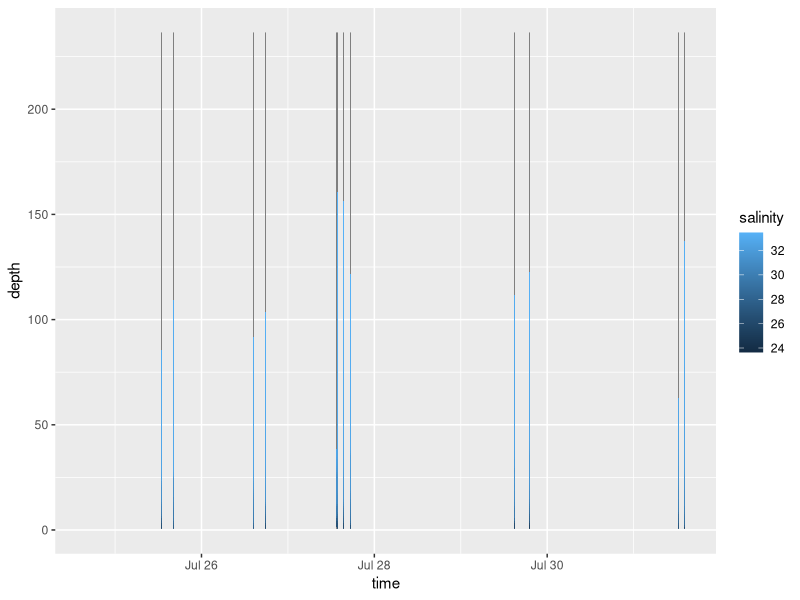
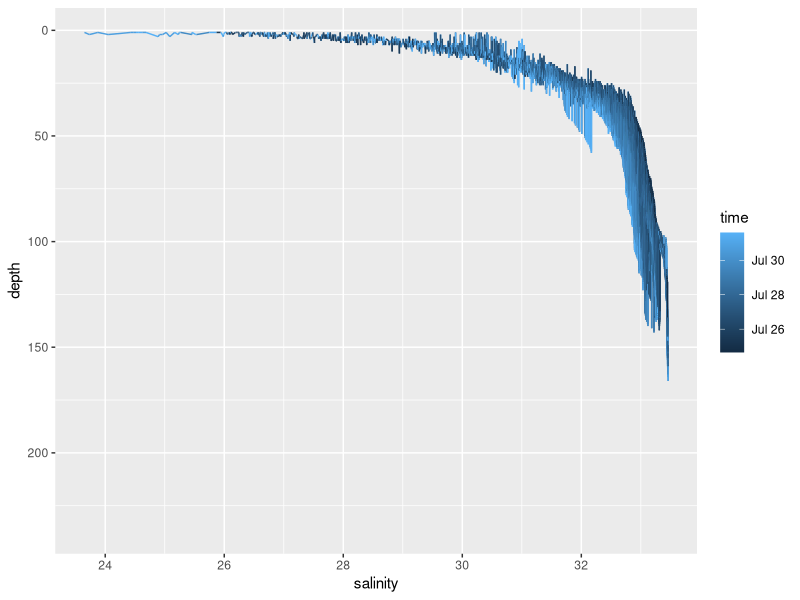
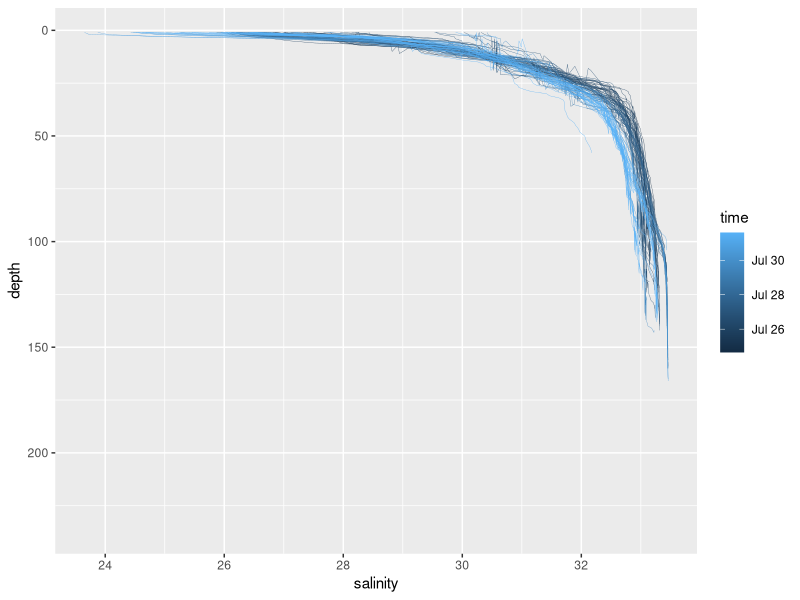

The R source for these figures, in order:
## ---- chunk 1
knitr::opts_chunk$set(echo = TRUE)
## ---- chunk 2
library(ncdf4)
library(dplyr)
library(tidyr)
library(ggplot2)
## ---- chunk 3
  nc <- nc_open("data/WG2013CTD.nc")
## ---- chunk 4
print(nc)
## ---- chunk 5
vars <- attributes(nc$var)$names
vars
## ---- chunk 6
dims <- attributes(nc$dim)$names
dims
## ---- chunk 7
salinity <- ncvar_get(nc, "sal")
time <- ncvar_get(nc, "time")
depth <- ncvar_get(nc, "z")
## ---- chunk 8
time <- as.POSIXct((time + 719529)*86400, origin = "1970-01-01", tz = "UTC")
## ---- chunk 9
salinity_data <- as.data.frame(salinity)
## ---- chunk 10
names(salinity_data) <- as.character(depth)
## ---- chunk 11
salinity_data_long <- salinity_data %>% 
  mutate(time = time) %>% 
  gather(key = "depth", value = "salinity", -time) %>% 
  mutate(depth = as.numeric(depth)) %>% 
  arrange(time)

head(salinity_data_long)
## ---- chunk 12
ggplot(salinity_data_long, mapping = aes(x = time, y = depth, fill = salinity)) +
  geom_raster()
## ---- chunk 13
ggplot(salinity_data_long, mapping = aes(x = salinity, y = depth, color = time)) +
  geom_line() +
  scale_y_reverse()
## ---- chunk 14
ggplot(salinity_data_long, mapping = aes(x = salinity,
                                         y = depth,
                                         color = time,
                                         group = time)) +
  geom_line(size = 0.1) +
  scale_y_reverse()
